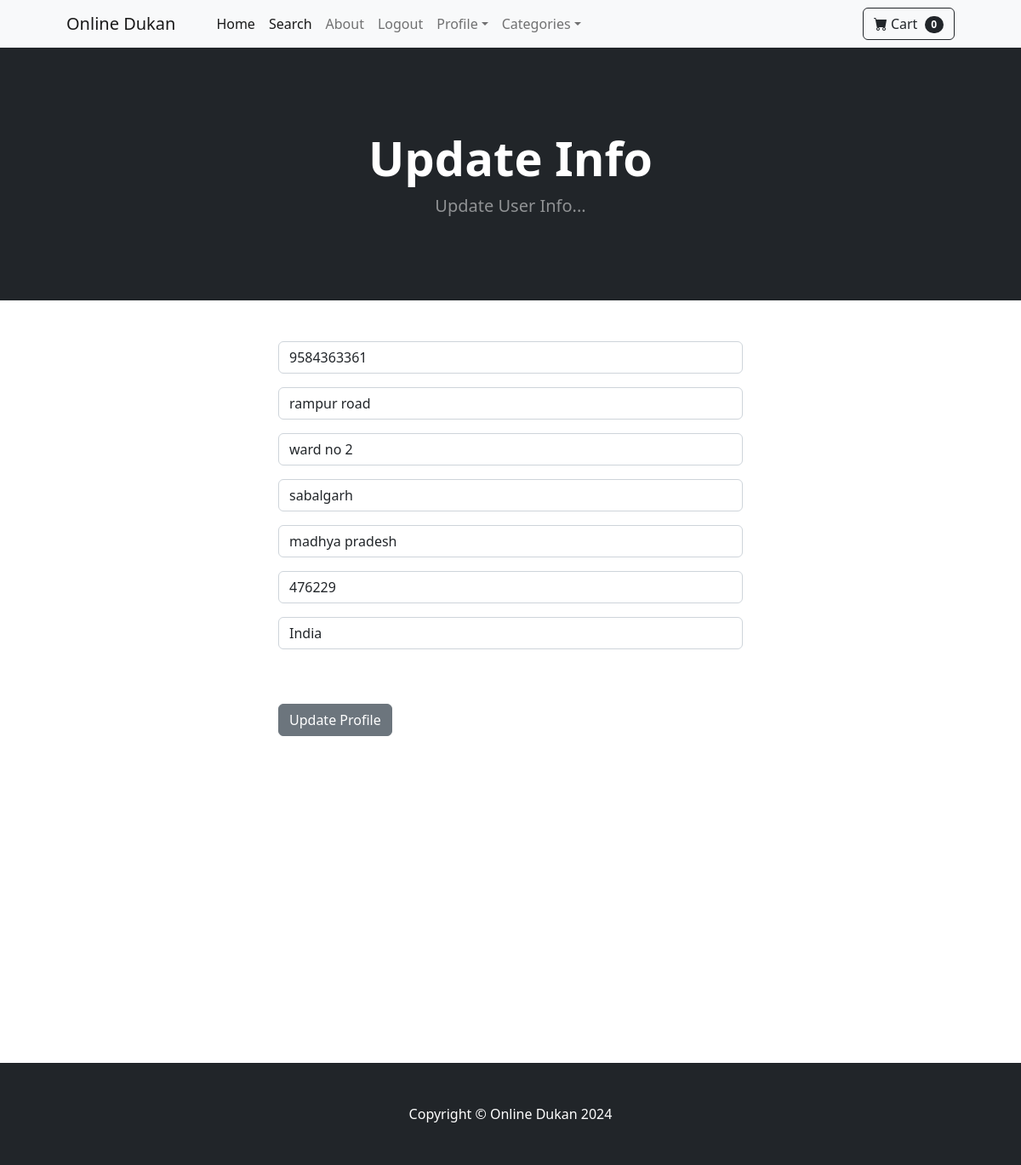
The page /update_info/ (signed in) on the database its author committed.
### store/models.py (models this page shows, shortened)
class Profile(models.Model):
    user = models.OneToOneField(User, on_delete=models.CASCADE)
    date_modified = models.DateTimeField(auto_now=True)
    phone = models.CharField(max_length=20, blank=True)
    address1 = models.CharField(max_length=200, blank=True)
    address2 = models.CharField(max_length=200, blank=True)
    city = models.CharField(max_length=200, blank=True)
    state = models.CharField(max_length=200, blank=True)
    zipcode = models.CharField(max_length=200, blank=True)
    country = models.CharField(max_length=200, blank=True)
    old_cart = models.CharField(max_length=200, blank=True,null=True)

### store/views.py (the view)
# urls.py: path("update_info/", views.update_info, name="update_info"),
def update_info(request):
    if request.user.is_authenticated:
        current_user = request.user.profile
        form = UserInfoForm(request.POST or None, instance=current_user)
        if form.is_valid():
            form.save()
            messages.success(request, 'Your info has been updated!!')
            return redirect('home')
        return render(request, "update_info.html", {"form": form})
    else:
        messages.success(request, 'You must be logged in to access this page.')
        return redirect('home')

### cart/cart.py (called while the page is built)
    def __len__(self):
        return len(self.cart)

### cart/context_processors.py (called while the page is built)
def cart(request):
    return {'cart': Cart(request)}

### store/templates/update_info.html (shortened to what this page needs)
{% extends 'base.html' %}
{% block content %}
        <header class="bg-dark py-5">
            <div class="container px-4 px-lg-5 my-5">
                <div class="text-center text-white">
                    <h1 class="display-4 fw-bolder">Update Info</h1>
                    <p class="lead fw-normal text-white-50 mb-0">Update User Info...</p>
                </div>
            </div>
        </header>
        <div class="container">
        	<div class="row">
        			<div class="col-md-6 offset-md-3">
        				<br/><br/>
<form method="POST" action="{% url 'update_info' %}">
    {{ form.as_p }}
    <br/><br/>
    <button type="submit" class="btn btn-secondary">
      Update Profile
    </button>
</form>
<br/><br/>
<br/><br/>
<br/><br/>
<br/><br/>
<br/><br/>
<br/><br/>
<br/><br/>
<br/><br/>
        			</div>
        	</div>
        </div>
{% endblock %}

### rows shown on the page
Profile: phone "9584363361", address1 "rampur road", address2 "ward no 2", city "sabalgarh", state "madhya pradesh", zipcode "476229", country "India"

### other values the page prints
{{ cart|length }} "0"
